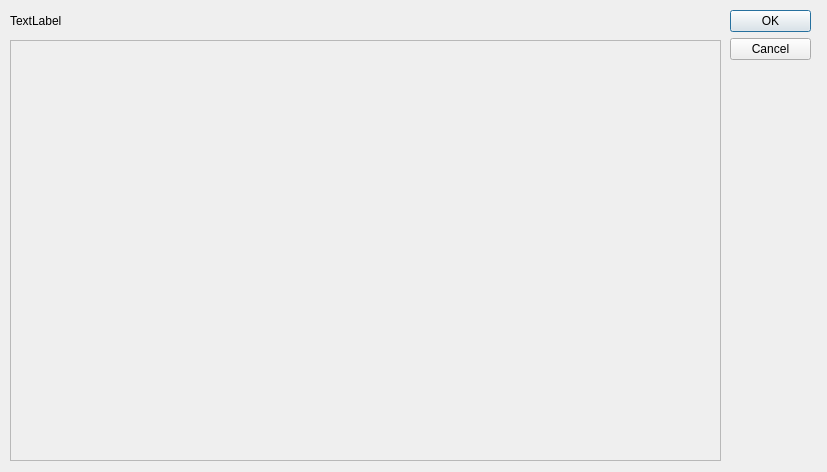
<?xml version="1.0" encoding="UTF-8"?>
<ui version="4.0">
 <class>Dialog</class>
 <widget class="QDialog" name="Dialog">
  <property name="geometry">
   <rect>
    <x>0</x>
    <y>0</y>
    <width>827</width>
    <height>472</height>
   </rect>
  </property>
  <property name="windowTitle">
   <string>Dialog</string>
  </property>
  <widget class="QDialogButtonBox" name="buttonBox">
   <property name="geometry">
    <rect>
     <x>730</x>
     <y>10</y>
     <width>81</width>
     <height>301</height>
    </rect>
   </property>
   <property name="orientation">
    <enum>Qt::Vertical</enum>
   </property>
   <property name="standardButtons">
    <set>QDialogButtonBox::Cancel|QDialogButtonBox::Ok</set>
   </property>
  </widget>
  <widget class="QLabel" name="label">
   <property name="geometry">
    <rect>
     <x>10</x>
     <y>10</y>
     <width>711</width>
     <height>21</height>
    </rect>
   </property>
   <property name="text">
    <string>TextLabel</string>
   </property>
  </widget>
  <widget class="QScrollArea" name="scrollArea">
   <property name="geometry">
    <rect>
     <x>10</x>
     <y>40</y>
     <width>711</width>
     <height>421</height>
    </rect>
   </property>
   <property name="widgetResizable">
    <bool>true</bool>
   </property>
   <widget class="QWidget" name="scrollAreaWidgetContents_2">
    <property name="geometry">
     <rect>
      <x>0</x>
      <y>0</y>
      <width>709</width>
      <height>419</height>
     </rect>
    </property>
    <layout class="QVBoxLayout" name="verticalLayout">
     <item>
      <layout class="QGridLayout" name="words_list"/>
     </item>
    </layout>
   </widget>
  </widget>
 </widget>
 <resources/>
 <connections>
  <connection>
   <sender>buttonBox</sender>
   <signal>accepted()</signal>
   <receiver>Dialog</receiver>
   <slot>accept()</slot>
   <hints>
    <hint type="sourcelabel">
     <x>248</x>
     <y>254</y>
    </hint>
    <hint type="destinationlabel">
     <x>157</x>
     <y>274</y>
    </hint>
   </hints>
  </connection>
  <connection>
   <sender>buttonBox</sender>
   <signal>rejected()</signal>
   <receiver>Dialog</receiver>
   <slot>reject()</slot>
   <hints>
    <hint type="sourcelabel">
     <x>316</x>
     <y>260</y>
    </hint>
    <hint type="destinationlabel">
     <x>286</x>
     <y>274</y>
    </hint>
   </hints>
  </connection>
 </connections>
</ui>
